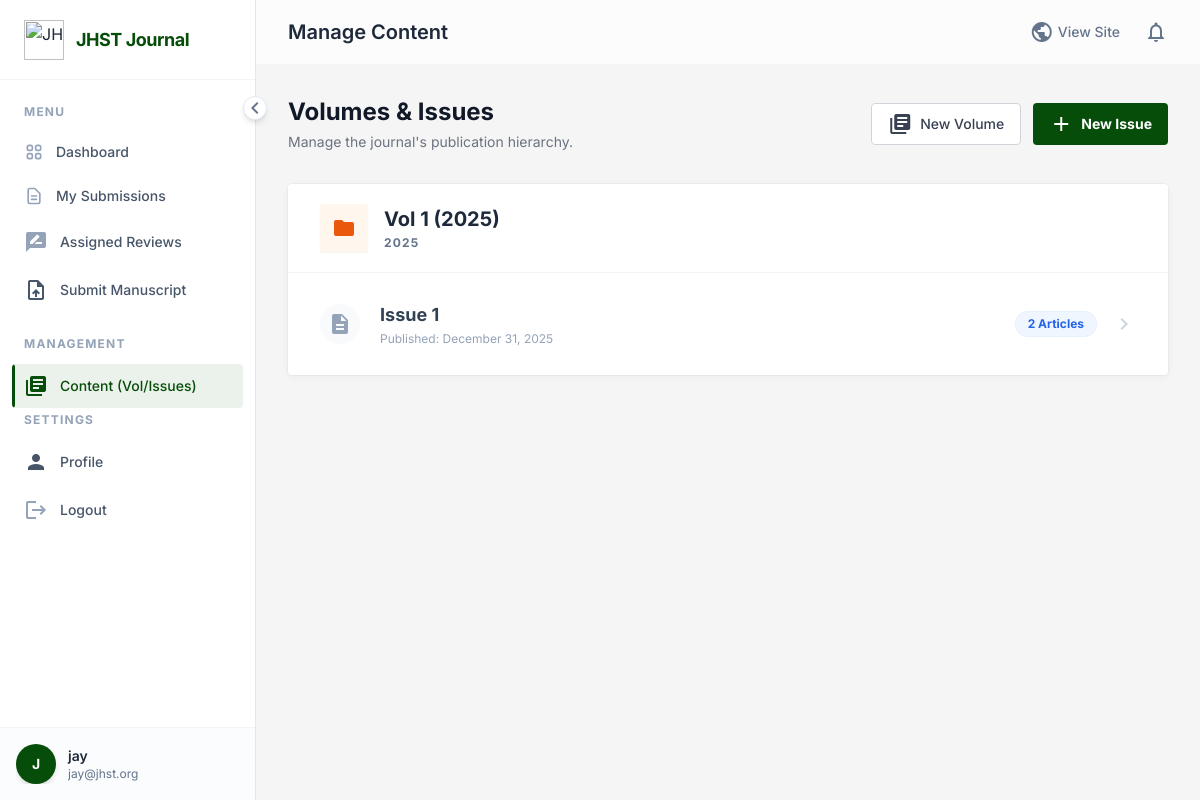
Screenshot of /manage_volumes/ (signed in) with the database file from the repository.
### journal/models.py (models this page shows, shortened)
class User(AbstractUser):
    is_researcher = models.BooleanField(default=False)
    is_reviewer = models.BooleanField(default=False)
    is_editor = models.BooleanField(default=False)
    affiliation = models.CharField(max_length=255, blank=True)
    avatar = models.ImageField(upload_to='avatars/', blank=True, null=True)

class Volume(models.Model):
    number = models.IntegerField()
    year = models.IntegerField()
    def __str__(self):
        return f"Vol {self.number} ({self.year})"

class Issue(models.Model):
    volume = models.ForeignKey(Volume, on_delete=models.CASCADE, related_name='issues')
    number = models.IntegerField()
    publication_date = models.DateField()

### journal/views.py (the view)
# urls.py: path('manage_volumes/', views.manage_volumes, name='manage_volumes'),
@login_required
def manage_volumes(request):
    if not request.user.is_editor:
        return redirect('dashboard')
    volumes = Volume.objects.prefetch_related('issues__articles').order_by('-year', '-number')
    return render(request, 'dashboard/manage_volumes.html', {'volumes': volumes})

### templates/dashboard/manage_volumes.html (shortened to what this page needs)
﻿{% extends 'dashboard/dashboard_base.html' %} {% block dashboard_title %}Manage
Content{% endblock %} {% block content %}
<div class="max-w-5xl mx-auto space-y-8">
  <div
    class="flex flex-col md:flex-row justify-between items-start md:items-center gap-4"
  >
    <div>
      <h2 class="text-2xl font-display font-bold text-gray-900 dark:text-white">
        Volumes & Issues
      </h2>
      <p class="text-sm text-gray-500 mt-1">
        Manage the journal's publication hierarchy.
      </p>
    </div>
    <div class="flex gap-3">
      <a
        href="{% url 'create_volume' %}"
        class="inline-flex items-center px-4 py-2 bg-white dark:bg-card-dark border border-gray-300 dark:border-gray-600 rounded text-sm font-medium text-gray-700 dark:text-gray-200 hover:bg-gray-50 dark:hover:bg-gray-700 transition"
      >
        <span class="material-icons text-base mr-2">library_books</span>
        New Volume
      </a>
      <a
        href="{% url 'create_issue' %}"
        class="inline-flex items-center px-4 py-2 bg-primary text-white rounded text-sm font-bold hover:bg-opacity-90 transition"
      >
        <span class="material-icons text-base mr-2">add</span>
        New Issue
      </a>
    </div>
  </div>
  {% if volumes %}
  <div class="grid gap-6">
    {% for volume in volumes %}
    <div
      class="bg-white dark:bg-card-dark rounded shadow-card hover:shadow-lg transition-shadow duration-300 overflow-hidden"
    >
      <div
        class="px-8 py-5 bg-white dark:bg-card-dark border-b border-slate-100 dark:border-slate-800/50 flex justify-between items-center"
      >
        <div class="flex items-center gap-4">
          <div
            class="h-12 w-12 rounded bg-orange-50 dark:bg-orange-900/20 flex items-center justify-center text-orange-600 dark:text-orange-400 shadow-sm"
          >
            <span class="material-icons">folder</span>
          </div>
          <div>
            <h3
              class="text-xl font-bold font-display text-slate-800 dark:text-white"
            >
              {{ volume }}
            </h3>
            <p
              class="text-xs text-slate-500 font-bold uppercase tracking-widest mt-0.5"
            >
              {{ volume.year }}
            </p>
          </div>
        </div>
      </div>
      <div class="px-8 py-2">
        {% if volume.issues.all %}
        <ul class="divide-y divide-gray-50 dark:divide-slate-800">
          {% for issue in volume.issues.all %}
          <li class="py-5 flex items-center justify-between group">
            <div class="flex items-center gap-5">
              <div
                class="hidden sm:flex h-10 w-10 rounded-full bg-slate-50 dark:bg-slate-800 items-center justify-center text-slate-400"
              >
                <span class="material-icons text-sm">description</span>
              </div>
              <div>
                <a
                  href="{% url 'manage_issue' issue.id %}"
                  class="font-bold text-lg text-slate-700 dark:text-gray-200 hover:text-primary transition-colors block mb-0.5"
                >
                  Issue {{ issue.number }}
                </a>
                <p class="text-xs text-slate-400">
                  Published: {{ issue.publication_date|date:"F d, Y" }}
                </p>
              </div>
            </div>
            <div class="flex items-center gap-4">
              <span
                class="inline-flex items-center px-3 py-1 rounded-full text-xs font-bold bg-blue-50 text-blue-600 ring-1 ring-blue-600/10"
              >
                {{ issue.articles.count }} Articles
              </span>
              <a
                href="{% url 'manage_issue' issue.id %}"
                class="text-slate-300 hover:text-primary transition-colors"
              >
                <span class="material-icons">chevron_right</span>
              </a>
            </div>
          </li>
          {% endfor %}
        </ul>
        {% else %}
        <div class="py-8 text-center text-slate-400 italic text-sm">
          No issues in this volume yet.
        </div>
        {% endif %}
      </div>
    </div>
    {% endfor %}
  </div>
  {% endif %}
</div>
{% endblock %}

### templates/dashboard/dashboard_base.html (shortened to what this page needs)
{% load static %}
<!DOCTYPE html>
<html lang="en" class="scroll-smooth">
  <head>
    <script src="https://cdn.tailwindcss.com"></script>
  </head>
  <body
    class="bg-[#ededed]/50 dark:bg-bg-dark text-slate-800 dark:text-gray-100 font-sans antialiased min-h-screen flex overflow-hidden"
  >
    <aside
      id="sidebar"
      class="bg-white dark:bg-card-dark border-r border-slate-200 dark:border-slate-700 flex flex-col fixed h-full z-40 sidebar-transition w-64 shadow-2xl md:shadow-none transform -translate-x-full md:translate-x-0"
    >
      <div
        class="h-20 flex items-center px-6 border-b border-slate-100 dark:border-slate-800/50"
      >
        <a
          href="{% url 'index' %}"
          class="flex items-center gap-3 overflow-hidden whitespace-nowrap"
        >
          <img
            src="{% static 'assets/images/jhst-logo.png' %}"
            alt="JHST Logo"
            class="h-10 w-auto object-contain flex-shrink-0"
          />
          <span
            class="font-display font-bold text-lg tracking-tight text-primary dark:text-white sidebar-header-text transition-opacity duration-300"
          >
            JHST Journal
          </span>
        </a>
      </div>
      <nav class="flex-1 overflow-y-auto py-6 px-3 space-y-1 no-scrollbar">
        <div class="mb-6">
          <p
            class="px-3 text-xs font-bold text-slate-400 uppercase tracking-widest mb-3 section-label transition-opacity duration-300"
          >
            Menu
          </p>
          <a
            href="{% url 'dashboard' %}"
            class="sidebar-link group flex items-center px-3 py-2.5 text-sm font-medium text-slate-600 dark:text-gray-300 rounded hover:text-primary dark:hover:text-white transition-colors duration-200 mb-1 {% if request.resolver_match.url_name == 'dashboard' %}active{% endif %}"
            title="Dashboard"
          >
            <span class="link-text whitespace-nowrap">Dashboard</span>
          </a>
          <a
            href="{% url 'my_submissions' %}"
            class="sidebar-link group flex items-center px-3 py-2.5 text-sm font-medium text-slate-600 dark:text-gray-300 rounded hover:text-primary dark:hover:text-white transition-colors duration-200 mb-1 {% if request.resolver_match.url_name == 'my_submissions' %}active{% endif %}"
            title="My Submissions"
          >
            <span class="link-text whitespace-nowrap">My Submissions</span>
          </a>
          {% if user.is_reviewer %}
          <a
            href="{% url 'assigned_reviews' %}"
            class="sidebar-link group flex items-center px-3 py-2.5 text-sm font-medium text-slate-600 dark:text-gray-300 rounded hover:text-primary dark:hover:text-white transition-colors duration-200 mb-1 {% if request.resolver_match.url_name == 'assigned_reviews' %}active{% endif %}"
            title="Assigned Reviews"
          >
            <span
              class="material-icons text-xl mr-3 text-slate-400 group-hover:text-primary transition-colors"
              >rate_review</span
            >
            <span class="link-text whitespace-nowrap">Assigned Reviews</span>
          </a>
          {% endif %} {% if user.is_researcher %}
          <a
            href="{% url 'submit_manuscript' %}"
            class="sidebar-link group flex items-center px-3 py-2.5 text-sm font-medium text-slate-600 dark:text-gray-300 rounded hover:text-primary dark:hover:text-white transition-colors duration-200 mb-1"
            title="Submit Manuscript"
          >
            <span
              class="material-icons text-xl mr-3 group-hover:text-primary transition-colors"
              >upload_file</span
            >
            <span class="link-text whitespace-nowrap">Submit Manuscript</span>
          </a>
          {% endif %}
        </div>
        {% if user.is_editor %}
        <div class="mb-6">
          <p
            class="px-3 text-xs font-bold text-slate-400 uppercase tracking-widest mb-3 section-label transition-opacity duration-300"
          >
            Management
          </p>
          <a
            href="{% url 'manage_volumes' %}"
            class="sidebar-link group flex items-center px-3 py-2.5 text-sm font-medium text-slate-600 dark:text-gray-300 rounded hover:text-primary dark:hover:text-white transition-colors duration-200 mb-1 {% if request.resolver_match.url_name == 'manage_volumes' %}active{% endif %}"
            title="Volumes & Issues"
          >
            <span
              class="material-icons text-xl mr-3 group-hover:text-primary transition-colors"
              >library_books</span
            >
            <span class="link-text whitespace-nowrap"
              >Content (Vol/Issues)</span
            >
          </a>
        </div>
        {% endif %}
        <div class="mb-6">
          <p
            class="px-3 text-xs font-bold text-slate-400 uppercase tracking-widest mb-3 section-label transition-opacity duration-300"
          >
            Settings
          </p>
          <a
            href="{% url 'profile' %}"
            class="sidebar-link group flex items-center px-3 py-2.5 text-sm font-medium text-slate-600 dark:text-gray-300 rounded hover:text-primary dark:hover:text-white transition-colors duration-200 mb-1 {% if request.resolver_match.url_name == 'profile' %}active{% endif %}"
            title="Profile"
          >
            <span
              class="material-icons text-xl mr-3 group-hover:text-primary transition-colors"
              >person</span
            >
            <span class="link-text whitespace-nowrap">Profile</span>
          </a>
          <form action="{% url 'logout' %}" method="post" class="w-full">
            <button
              type="submit"
              class="sidebar-link group w-full flex items-center px-3 py-2.5 text-sm font-medium text-slate-600 dark:text-gray-300 rounded hover:bg-red-50 dark:hover:bg-red-900/10 hover:text-red-600 transition-colors duration-200"
              title="Logout"
            >
              <span
                class="material-icons text-xl mr-3 text-slate-400 group-hover:text-red-500 transition-colors"
                >logout</span
              >
              <span class="link-text whitespace-nowrap">Logout</span>
            </button>
          </form>
        </div>
      </nav>
      <div
        class="p-4 border-t border-slate-100 dark:border-slate-800/50 bg-slate-50/50 dark:bg-slate-900/50"
      >
        <div class="flex items-center overflow-hidden whitespace-nowrap">
          {% if user.avatar %}
          <img
            class="h-10 w-10 rounded-full object-cover shadow-md flex-shrink-0"
            src="{{ user.avatar.url }}"
            alt="{{ user.username }}"
          />
          {% else %}
          <div
            class="h-10 w-10 rounded-full bg-primary text-white flex items-center justify-center font-bold text-sm shadow-md flex-shrink-0"
          >
            {{ user.username|slice:":1"|upper }}
          </div>
          {% endif %}
          <div class="ml-3 user-info transition-opacity duration-300">
            <p class="text-sm font-semibold text-slate-800 dark:text-gray-200">
              {{ user.username }}
            </p>
            <p class="text-xs text-slate-500 truncate max-w-[140px]">
              {{ user.email }}
            </p>
          </div>
        </div>
      </div>
      <button
        id="sidebar-collapse-btn"
        class="absolute -right-3 top-24 bg-white dark:bg-slate-800 border border-slate-200 dark:border-slate-600 rounded-full p-1 shadow-md hidden md:flex items-center justify-center text-slate-500 hover:text-primary transition-transform duration-300 z-50 w-6 h-6"
        aria-label="Toggle Sidebar"
      >
        <span
          class="material-icons text-sm transform transition-transform duration-300"
          id="collapse-icon"
          >chevron_left</span
        >
      </button>
    </aside>
    <div
      id="main-content"
      class="flex-1 md:ml-64 flex flex-col h-screen overflow-hidden main-content-transition"
    >
      <header
        class="glass sticky top-0 z-20 h-16 flex items-center justify-between px-6 md:px-8"
      >
        <div class="flex items-center">
          <h1
            class="text-xl font-display font-semibold text-slate-800 dark:text-white hidden sm:block"
          >
            {% block dashboard_title %}Overview{% endblock %}
          </h1>
        </div>
        <div class="flex items-center space-x-6">
          <a
            href="{% url 'index' %}"
            class="text-sm font-medium text-slate-500 hover:text-primary transition-colors flex items-center gap-1"
          >
            <span class="material-icons text-base">public</span>
            <span class="hidden sm:inline">View Site</span>
          </a>
          <div
            class="relative notification-bell cursor-pointer"
            id="notification-bell"
          >
            <span
              class="material-icons text-slate-500 hover:text-primary transition-colors"
              >notifications_none</span
            >
          </div>
        </div>
      </header>
      <main class="p-6 md:p-8 overflow-y-auto flex-1">
        <div class="mx-auto max-w-7xl animate-fade-in-up">
          {% block content %}{% endblock %}
        </div>
      </main>
    </div>
  </body>
</html>

### templates/dashboard/dashboard_base.html (style rules this page uses)
body { font-family: "Inter", sans-serif; }
.sidebar-transition { transition: width 0.3s cubic-bezier(0.4, 0, 0.2, 1), transform 0.3s cubic-bezier(0.4, 0, 0.2, 1); }
.main-content-transition { transition: margin-left 0.3s cubic-bezier(0.4, 0, 0.2, 1); }
.sidebar-link { position: relative; overflow: hidden; }
.sidebar-link::before { content: ""; position: absolute; left: 0; top: 0; bottom: 0; width: 3px; background-color: #054d08; transform: scaleY(0); transition: transform 0.2s ease; border-top-right-radius: 4px; border-bottom-right-radius: 4px; }
.sidebar-link.active::before { transform: scaleY(1); }
.sidebar-link.active { background-color: rgba(5, 77, 8, 0.08); color: #054d08; }
.glass { background: rgba(255, 255, 255, 0.7); backdrop-filter: blur(10px); -webkit-backdrop-filter: blur(10px); border-bottom: 1px solid rgba(255, 255, 255, 0.3); }
.no-scrollbar { -ms-overflow-style: none; scrollbar-width: none; }
* { scrollbar-width: thin; scrollbar-color: rgba(156, 163, 175, 0.5) transparent; }
.animate-fade-in-up { animation: fadeInUp 0.5s ease-out forwards; }

### rows the page displays
User: username "J", username "jay", email "jay@jhst.org"
Volume: number+year "Vol 1 (2025)", year "2025"
Issue: number "1", publication_date "December 31, 2025", articles.count "2"
